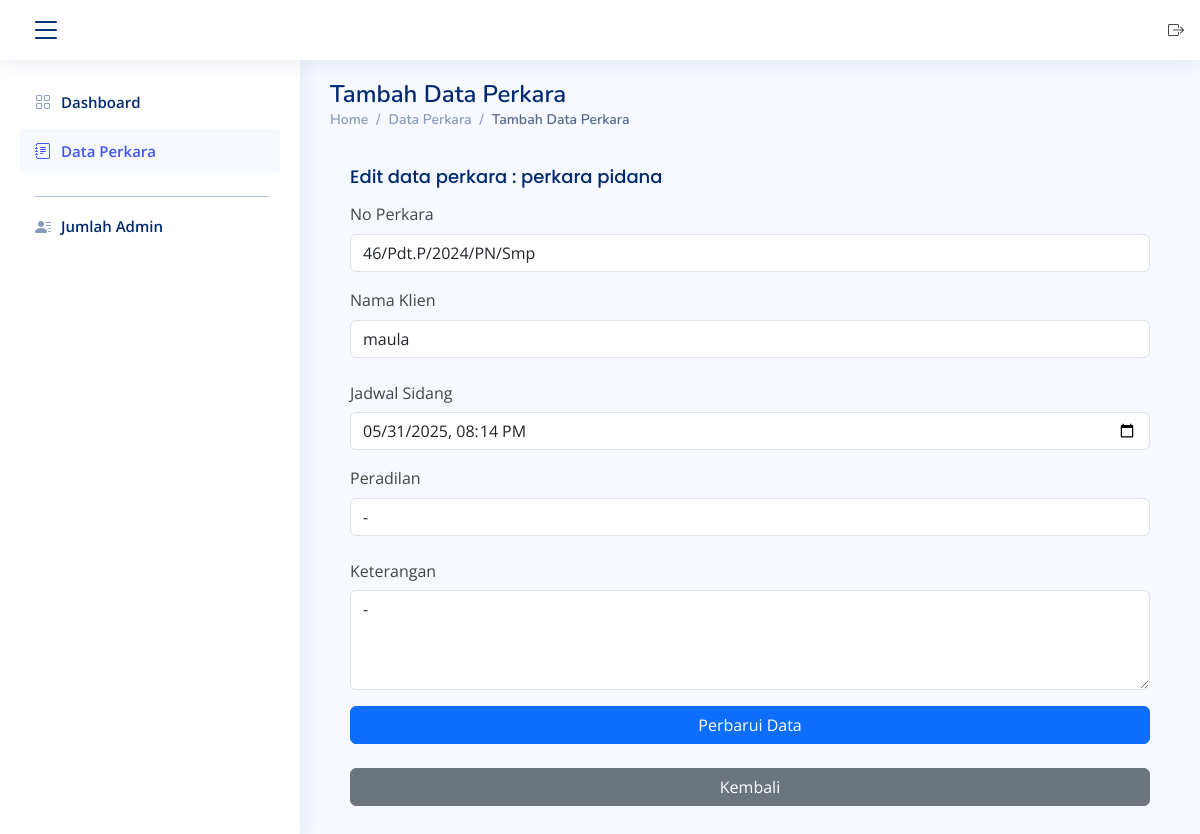
Page /crud/edit_dataperkara.php?id_data=112 on the committed database.
### tables this page shows
CREATE TABLE `data_perkara` (
  `id_data` int NOT NULL,
  `id_perkara` int NOT NULL,
  `no_perkara` varchar(255) NOT NULL,
  `nama_klien` varchar(255) NOT NULL,
  `jadwal_sidang` datetime NOT NULL,
  `peradilan` varchar(255) DEFAULT NULL,
  `keterangan` text
);

CREATE TABLE `perkara` (
  `id_perkara` int NOT NULL,
  `nama_perkara` varchar(255) NOT NULL
);

### crud/edit_dataperkara.php (the view, shortened to what this page needs)
<?php
include "../config/db.php";
if (isset($_GET['id_data'])) {
  $id_data = $_GET['id_data'];
  $query = "SELECT dp.*, p.nama_perkara
            FROM data_perkara dp
            JOIN perkara p ON dp.id_perkara = p.id_perkara
            WHERE dp.id_data = ?";
  $stmt = $conn->prepare($query);
  $stmt->bind_param("i", $id_data);
  $stmt->execute();
  $result = $stmt->get_result();
    $data_perkara = $result->fetch_assoc();
} else {
  $_SESSION['message'] = "ID data perkara tidak ditemukan.";
  $_SESSION['message_type'] = "danger";
  header("Location: ../user_admin/perkara.php");
  exit();
}
?>
<!DOCTYPE html>
<html lang="en">
<head>
  <link href="../assets/vendor/bootstrap/css/bootstrap.min.css" rel="stylesheet">
  <link href="../assets/vendor/bootstrap-icons/bootstrap-icons.css" rel="stylesheet">
  <link href="../assets/css/style.css" rel="stylesheet">
</head>
<body>
  <header id="header" class="header fixed-top d-flex align-items-center">
    <i class="bi bi-list toggle-sidebar-btn"></i>
    <nav class="header-nav ms-auto">
      <ul class="d-flex align-items-center">
        <li class="nav-item dropdown pe-3">
          <a class="dropdown-item d-flex align-items-center" href="auth/logout.php">
            <i class="bi bi-box-arrow-right"></i>
          </a>
        </li>
      </ul>
    </nav>
  </header>
  <aside id="sidebar" class="sidebar">
    <ul class="sidebar-nav" id="sidebar-nav">
      <li class="nav-item">
        <a class="nav-link collapsed" href="index.php">
          <i class="bi bi-grid"></i>
          <span>Dashboard</span>
        </a>
      </li>
      <li class="nav-item">
        <a class="nav-link" href="perkara.php">
          <i class="bi bi-journal-text"></i>
          <span>Data Perkara</span>
        </a>
      </li>
      <li class="nav-heading">__________________________________________________</li>
      <li class="nav-item">
        <a class="nav-link collapsed" href="jumlah_admin.php">
          <i class="bi bi-person-lines-fill"></i>
          <span>Jumlah Admin</span>
        </a>
      </li>
    </ul>
  </aside>
  <main id="main" class="main">
    <div class="pagetitle">
      <h1>Tambah Data Perkara</h1>
      <nav>
        <ol class="breadcrumb">
          <li class="breadcrumb-item"><a href="../user_admin/index.php">Home</a></li>
          <li class="breadcrumb-item"><a href="../user_admin/perkara.php">Data Perkara</a></li>
          <li class="breadcrumb-item active">Tambah Data Perkara</li>
        </ol>
      </nav>
    </div>
    <section class="section">
      <div class="row">
        <div class="col-lg-12">
          <div>
            <div class="card-body">
              <h5 class="card-title">Edit data perkara : <?php echo htmlspecialchars($data_perkara['nama_perkara']); ?></h5>
              <form method="POST" action="edit_dataperkara.php?id_data=<?php echo $id_data; ?>" class="row g-3 needs-validation" novalidate>
                <div class="col-12">
                  <label for="no_perkara" class="form-label">No Perkara</label>
                  <input type="text" name="no_perkara" class="form-control" id="no_perkara" value="<?php echo htmlspecialchars($data_perkara['no_perkara']); ?>">
                </div>
                <div class="col-12">
                  <label for="nama_klien" class="form-label">Nama Klien</label>
                  <input type="text" name="nama_klien" class="form-control" id="nama_klien" value="<?php echo htmlspecialchars($data_perkara['nama_klien']); ?>">
                </div>
                <div class="col-12">
                  <label for="jadwal_sidang" class="col-sm-2 col-form-label">Jadwal Sidang</label>
                  <input type="datetime-local" name="jadwal_sidang" class="form-control" id="jadwal_sidang" value="<?php echo htmlspecialchars(date('Y-m-d\TH:i', strtotime($data_perkara['jadwal_sidang']))); ?>">
                </div>
                <div class="col-12">
                  <label for="peradilan" class="form-label">Peradilan</label>
                  <input type="text" name="peradilan" class="form-control" id="peradilan" value="<?php echo htmlspecialchars($data_perkara['peradilan']); ?>">
                </div>
                <div class="col-12">
                  <label for="keterangan" class="col-sm-2 col-form-label">Keterangan</label>
                  <textarea class="form-control" name="keterangan" id="keterangan" style="height: 100px"><?php echo htmlspecialchars($data_perkara['keterangan']); ?></textarea>
                </div>
                <div class="col-12">
                  <button class="btn btn-primary w-100" type="submit">Perbarui Data</button><br><br>
                  <a href="../user_admin/perkara.php" class="btn btn-secondary w-100" type="submit">Kembali</a>
                </div>
              </form>
            </div>
          </div>
        </div>
      </div>
    </section>
  </main>
</body>
</html>

### assets/css/style.css (style rules this page uses)
:root { scroll-behavior: smooth; }
body { font-family: "Open Sans", sans-serif; background: #f6f9ff; color: #444444; }
a { color: #4154f1; text-decoration: none; }
h1, h2, h3, h4, h5, h6 { font-family: "Nunito", sans-serif; }
#main { margin-top: 60px; padding: 20px 30px; transition: all 0.3s; }
.pagetitle { margin-bottom: 10px; }
.pagetitle h1 { font-size: 24px; margin-bottom: 0; font-weight: 600; color: #012970; }
.card-title { padding: 20px 0 15px 0; font-size: 18px; font-weight: 500; color: #012970; font-family: "Poppins", sans-serif; }
.card-body { padding: 0 20px 20px 20px; }
.breadcrumb { font-size: 14px; font-family: "Nunito", sans-serif; color: #899bbd; font-weight: 600; }
.breadcrumb a { color: #899bbd; transition: 0.3s; }
.breadcrumb .breadcrumb-item::before { color: #899bbd; }
.breadcrumb .active { color: #51678f; font-weight: 600; }
.header { transition: all 0.5s; z-index: 997; height: 60px; box-shadow: 0px 2px 20px rgba(1, 41, 112, 0.1); background-color: #fff; padding-left: 20px; }
.header .toggle-sidebar-btn { font-size: 32px; padding-left: 10px; cursor: pointer; color: #012970; }
.header-nav ul { list-style: none; }
.header-nav>ul { margin: 0; padding: 0; }
.sidebar { position: fixed; top: 60px; left: 0; bottom: 0; width: 300px; z-index: 996; transition: all 0.3s; padding: 20px; overflow-y: auto; scrollbar-width: thin; scrollbar-color: #aab7cf transparent; box-shadow: 0px 0px 20px rgba(1, 41, 112, 0.1); background-color: #fff; }
@media (min-width: 1200px) { #main, #footer { margin-left: 300px; } }
.sidebar-nav { padding: 0; margin: 0; list-style: none; }
.sidebar-nav li { padding: 0; margin: 0; list-style: none; }
.sidebar-nav .nav-item { margin-bottom: 5px; }
.sidebar-nav .nav-heading { font-size: 11px; text-transform: uppercase; color: #899bbd; font-weight: 600; margin: 10px 0 5px 15px; }
.sidebar-nav .nav-link { display: flex; align-items: center; font-size: 15px; font-weight: 600; color: #4154f1; transition: 0.3; background: #f6f9ff; padding: 10px 15px; border-radius: 4px; }
.sidebar-nav .nav-link i { font-size: 16px; margin-right: 10px; color: #4154f1; }
.sidebar-nav .nav-link.collapsed { color: #012970; background: #fff; }
.sidebar-nav .nav-link.collapsed i { color: #899bbd; }

### rows in the picture
data_perkara: id_perkara.nama_perkara "perkara pidana", no_perkara "46/Pdt.P/2024/PN/Smp", nama_klien "maula", jadwal_sidang "05/31/2025 20:14", peradilan "-", keterangan "-"
